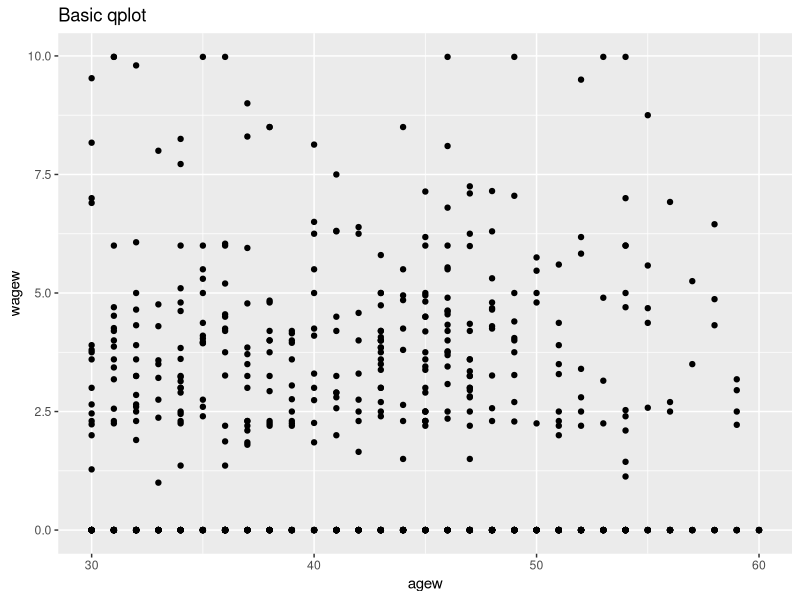
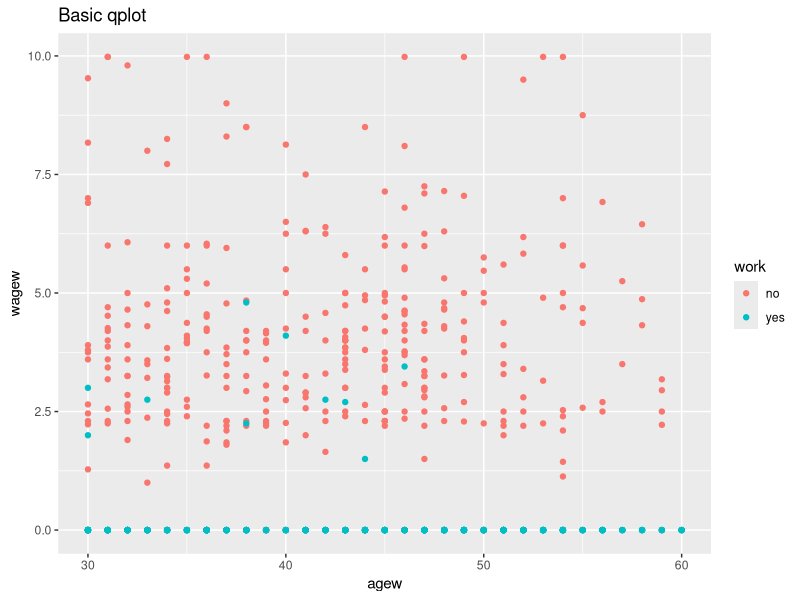
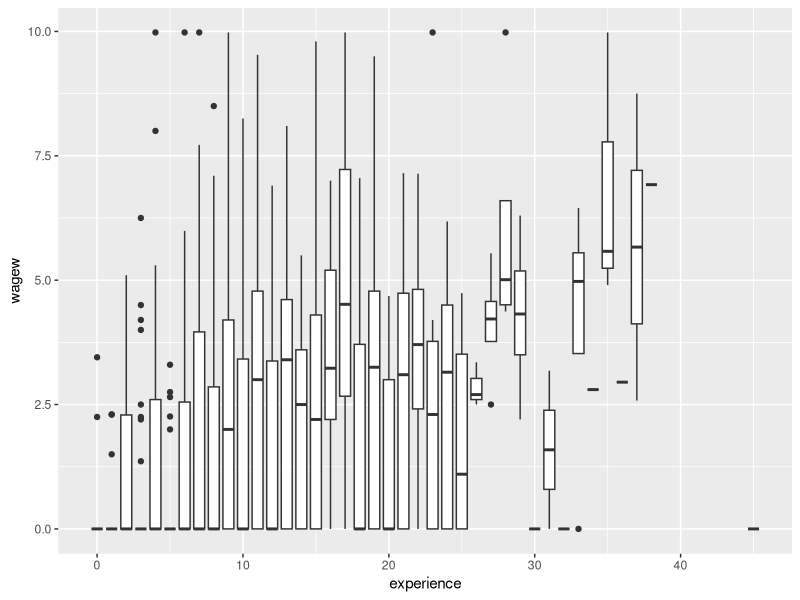
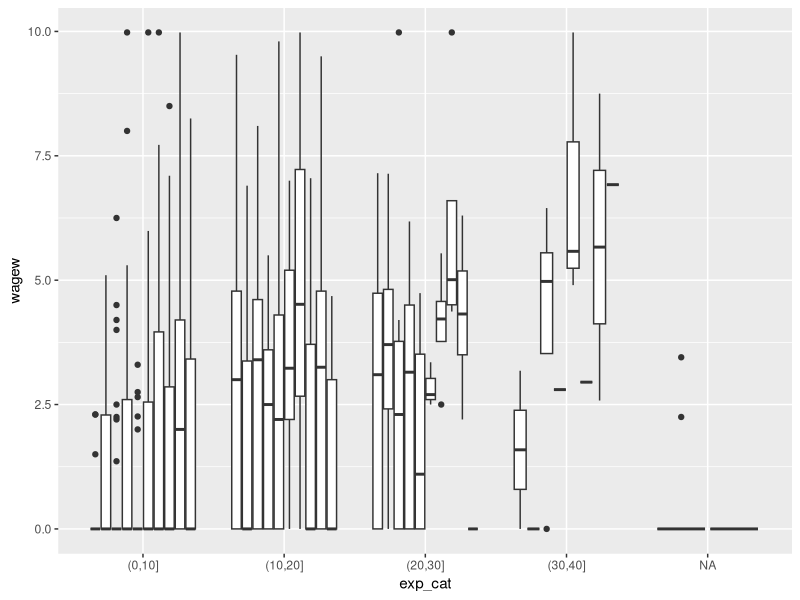
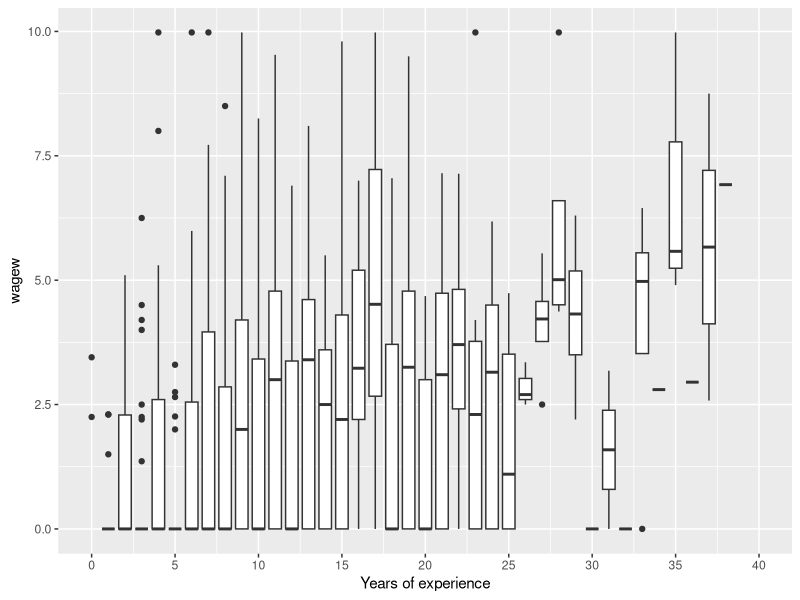
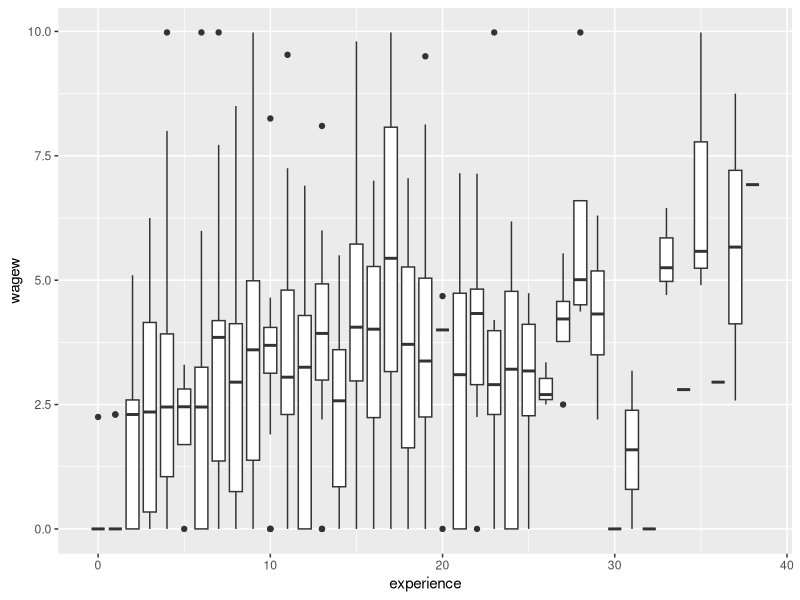

Write R code to recreate these figures, in order.
## ---- chunk 1
knitr::opts_chunk$set(echo = TRUE)
## ---- chunk 2
library(ggplot2)
library(plyr)
library(reshape2)

setwd("SMPE_bailly")
my_data = read.csv("Data/Mroz.csv");
str(my_data)

qplot(data=my_data, x=agew, y=wagew, main="Basic qplot")

## ---- chunk 3
qplot(data=my_data, x=agew, y=wagew, color=work, main="Basic qplot")
## ---- chunk 4

ggplot(data=my_data, aes(x=experience, y=wagew, group=experience)) +geom_boxplot()

## ---- chunk 5
exp_cat <- cut(my_data$experience, seq(0, 40, 10))
ggplot(data=my_data, aes(x=exp_cat, y=wagew, group=experience)) +geom_boxplot()
## ---- chunk 6
p <- ggplot(data=my_data, aes(x=experience, y=wagew, group=experience)) +geom_boxplot()

p <- p + scale_x_continuous(name = "Years of experience",
                              breaks = seq(0, 40, 5),
                              limits=c(0, 40))
p
## ---- chunk 7
p <- ggplot(data=my_data[my_data$work=="no", ], aes(x=experience, y=wagew, group=experience)) +geom_boxplot()
p
